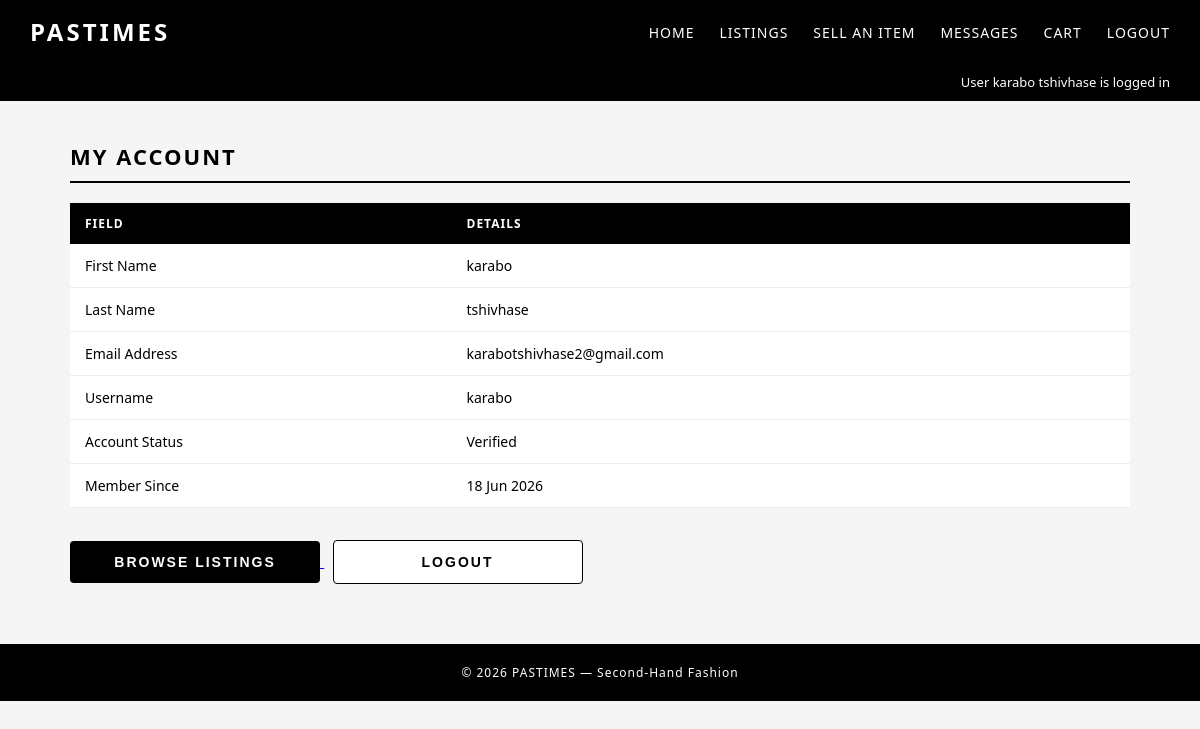
The page /dashboard.php (signed in) on the database its author committed.
### tables this page shows
CREATE TABLE `tbluser` (
  `userID` int(11) NOT NULL,
  `firstName` varchar(50) NOT NULL,
  `lastName` varchar(50) NOT NULL,
  `email` varchar(100) NOT NULL,
  `username` varchar(50) NOT NULL,
  `password` varchar(255) NOT NULL,
  `status` enum('pending','verified') DEFAULT 'pending',
  `createdAt` datetime DEFAULT current_timestamp()
);

### dashboard.php (the view, shortened to what this page needs)
<?php
include('DBConn.php');
$userID = $_SESSION['userID'];
$sql    = "SELECT * FROM tblUser WHERE userID = $userID";
$result = $conn->query($sql);
$user   = $result->fetch_assoc();
?>
<!DOCTYPE html>
<html lang="en">
<head>
    <link rel="stylesheet" href="css/style.css">
</head>
<body>
<nav>
    <a href="index.php" class="logo">PASTIMES</a>
    <ul>
        <li><a href="index.php">Home</a></li>
        <li><a href="listings.php">Listings</a></li>
        <li><a href="sellItem.php">Sell an Item</a></li>
        <li><a href="myMessages.php">Messages</a></li>
        <li><a href="cart.php">Cart</a></li>
        <li><a href="logout.php">Logout</a></li>
    </ul>
</nav>
<div class="user-bar">
    User <?php echo htmlspecialchars($user['firstName'] . ' ' . $user['lastName']); ?> is logged in
</div>
<div class="container">
    <h2>My Account</h2>
    <table class="data-table">
        <tr>
            <th>Field</th>
            <th>Details</th>
        </tr>
        <tr>
            <td>First Name</td>
            <td><?php echo htmlspecialchars($user['firstName']); ?></td>
        </tr>
        <tr>
            <td>Last Name</td>
            <td><?php echo htmlspecialchars($user['lastName']); ?></td>
        </tr>
        <tr>
            <td>Email Address</td>
            <td><?php echo htmlspecialchars($user['email']); ?></td>
        </tr>
        <tr>
            <td>Username</td>
            <td><?php echo htmlspecialchars($user['username']); ?></td>
        </tr>
        <tr>
            <td>Account Status</td>
            <td><?php echo ucfirst($user['status']); ?></td>
        </tr>
        <tr>
            <td>Member Since</td>
            <td><?php echo date('d M Y', strtotime($user['createdAt'])); ?></td>
        </tr>
    </table>
    <br>
    <a href="listings.php">
        <button class="btn-primary" style="max-width:250px;">
            Browse Listings
        </button>
    </a>
    <a href="logout.php">
        <button class="btn-secondary" style="max-width:250px;">
            Logout
        </button>
    </a>
</div>
<footer>
    <p>&copy; 2026 PASTIMES — Second-Hand Fashion</p>
</footer>
</body>
</html>

### css/style.css (style rules this page uses)
* { margin: 0; padding: 0; box-sizing: border-box; }
body { font-family: 'Segoe UI', Tahoma, Geneva, Verdana, sans-serif; background-color: #f5f5f5; color: #000000; }
nav { background-color: #000000; padding: 15px 30px; display: flex; justify-content: space-between; align-items: center; }
nav .logo { color: #ffffff; font-size: 24px; font-weight: bold; letter-spacing: 3px; text-decoration: none; }
nav ul { list-style: none; display: flex; gap: 25px; }
nav ul li a { color: #ffffff; text-decoration: none; font-size: 14px; letter-spacing: 1px; text-transform: uppercase; }
.btn-primary { width: 100%; padding: 13px; background-color: #000000; color: #ffffff; border: none; border-radius: 4px; font-size: 14px; font-weight: 600; letter-spacing: 2px; text-transform: uppercase; cursor: pointer; transition: background 0.2s; }
.btn-secondary { width: 100%; padding: 13px; background-color: #ffffff; color: #000000; border: 1px solid #000000; border-radius: 4px; font-size: 14px; font-weight: 600; letter-spacing: 2px; text-transform: uppercase; cursor: pointer; margin-top: 10px; transition: background 0.2s; }
.data-table { width: 100%; border-collapse: collapse; margin-top: 20px; background-color: #ffffff; }
.data-table th { background-color: #000000; color: #ffffff; padding: 12px 15px; text-align: left; font-size: 12px; letter-spacing: 1px; text-transform: uppercase; }
.data-table td { padding: 12px 15px; border-bottom: 1px solid #eeeeee; font-size: 14px; }
.container { max-width: 1100px; margin: 40px auto; padding: 0 20px; }
.container h2 { font-size: 22px; letter-spacing: 2px; text-transform: uppercase; margin-bottom: 20px; border-bottom: 2px solid #000000; padding-bottom: 10px; }
.user-bar { background-color: #000000; color: #ffffff; padding: 10px 30px; font-size: 13px; text-align: right; }
footer { background-color: #000000; color: #ffffff; text-align: center; padding: 20px; font-size: 12px; letter-spacing: 1px; margin-top: 60px; }

### rows shown on the page
tbluser: firstName+lastName "karabo tshivhase", firstName "karabo", lastName "tshivhase", email "karabotshivhase2@gmail.com", username "karabo", status "Verified", createdAt "18 Jun 2026"
